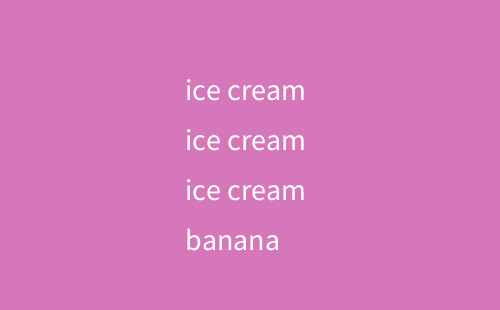
Frame 1 (no input)
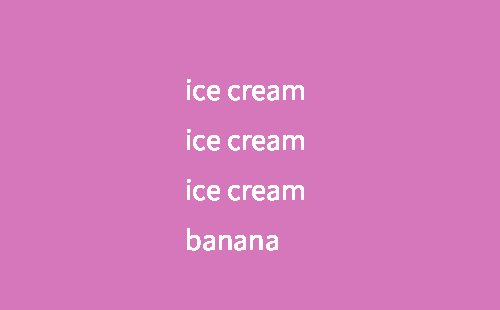
Frame 60 (the mouse pressed at the canvas centre just before this capture)
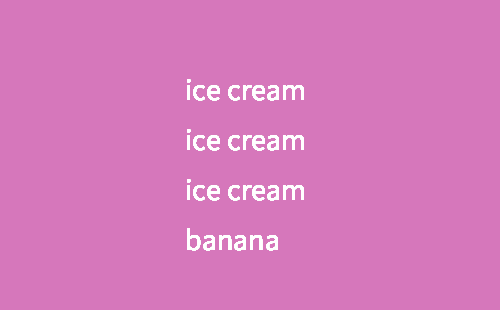
Frame 120 (the mouse held since frame 60 and released just before this capture)

The Processing sketch that drew these frames (run headless with seeded random() and noise(); from frame 60 on, the mouse is pressed at the canvas centre):

// Processing sketch: banana_split
// ── banana_split.pde
void setup() {
  size(500,310);
  background(#D677BB);
  
}
void draw() {
  int xPos = 185;
  int yPos = 200;
  textSize(30);
  for (int i = 0; i < 3; i++) {
  text("ice cream", xPos, yPos);
  yPos-=50;
  }
  text("banana", xPos, 250);
}
